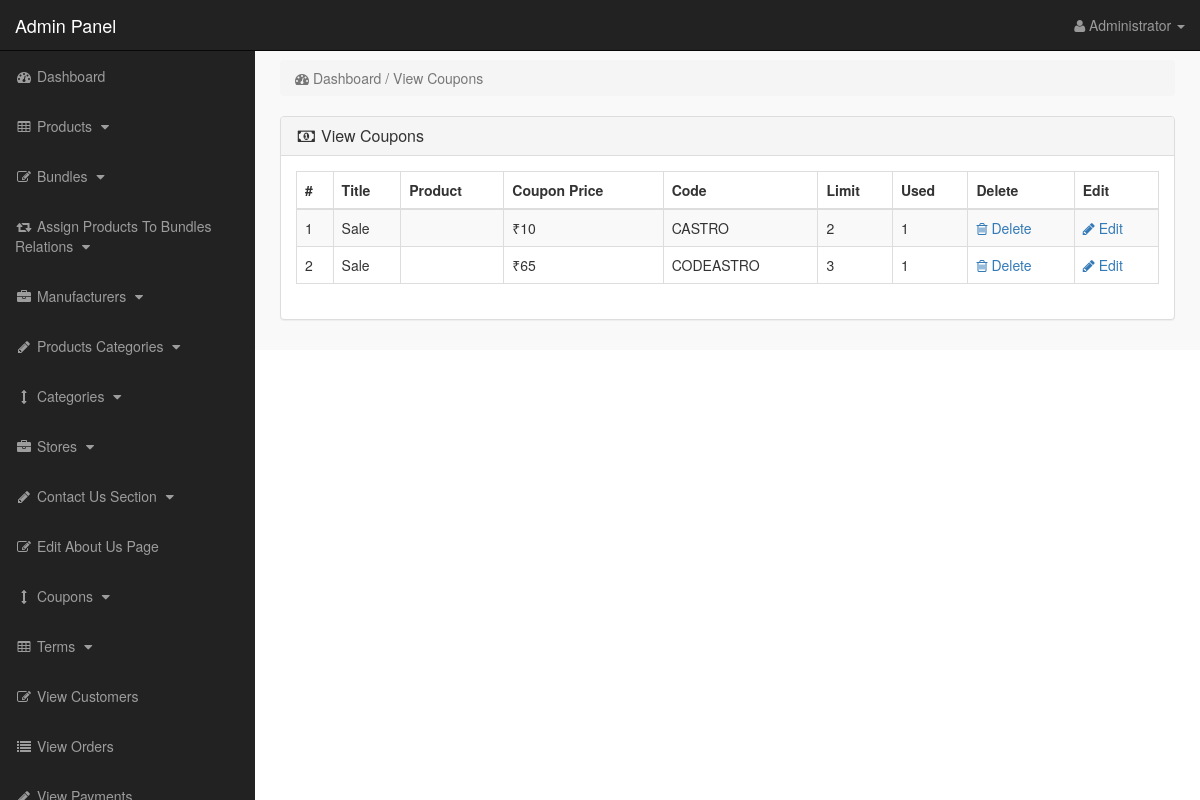
/admin_area/index.php?view_coupons (signed in), run on the app's committed database.
### tables this page shows
CREATE TABLE `coupons` (
  `coupon_id` int(10) NOT NULL,
  `product_id` int(10) NOT NULL,
  `coupon_title` varchar(255) NOT NULL,
  `coupon_price` varchar(255) NOT NULL,
  `coupon_code` varchar(255) NOT NULL,
  `coupon_limit` int(100) NOT NULL,
  `coupon_used` int(100) NOT NULL
);

### admin_area/view_coupons.php (the view)
<?php
if(!isset($_SESSION['admin_email'])){
echo "<script>window.open('login.php','_self')</script>";
}
else {
?>
<div class="row">
<div class="col-lg-12">
<ol class="breadcrumb">
<li class="active">
<i class="fa fa-dashboard"></i> Dashboard / View Coupons
</li>
</ol>
</div>
</div>
<div class="row" >
<div class="col-lg-12" >
<div class="panel panel-default">
<div class="panel-heading">
<h3 class="panel-title">
<i class="fa fa-money fa-fw"></i> View Coupons
</h3>
</div>
<div class="panel-body">
<div class="table-responsive">
<table class="table table-bordered table-hover table-striped">
<thead>
<tr>
<th>#</th>
<th>Title  </th>
<th>Product  </th>
<th>Coupon Price  </th>
<th>Code  </th>
<th>Limit  </th>
<th>Used  </th>
<th>Delete  </th>
<th>Edit  </th>
</tr>
</thead>
<tbody>
<?php
$i = 0;
$get_coupons = "select * from coupons";
$run_coupons = mysqli_query($con,$get_coupons);
while($row_coupons = mysqli_fetch_array($run_coupons)){
$coupon_id = $row_coupons['coupon_id'];
$product_id = $row_coupons['product_id'];
$coupon_title = $row_coupons['coupon_title'];
$coupon_price = $row_coupons['coupon_price'];
$coupon_code = $row_coupons['coupon_code'];
$coupon_limit = $row_coupons['coupon_limit'];
$coupon_used = $row_coupons['coupon_used'];
$get_products = "select * from products where product_id='$product_id'";
$run_products = mysqli_query($con,$get_products);
$row_products = mysqli_fetch_array($run_products);
$product_title = $row_products['product_title'];
$i++;
?>
<tr>
<td><?php echo $i; ?></td>
<td><?php echo $coupon_title; ?></td>
<td><?php echo $product_title; ?></td>
<td><?php echo "₹$coupon_price"; ?></td>
<td><?php echo $coupon_code; ?></td>
<td><?php echo $coupon_limit; ?></td>
<td><?php echo $coupon_used; ?></td>
<td>
<a href="index.php?delete_coupon=<?php echo $coupon_id; ?>">
<i class="fa fa-trash-o"></i> Delete
</a>
</td>
<td>
<a href="index.php?edit_coupon=<?php echo $coupon_id; ?>">
<i class="fa fa-pencil"></i> Edit
</a>
</td>
</tr>
<?php } ?>
</tbody>
</table>
</div>
</div>
</div>
</div>
</div>
<?php } ?>

### admin_area/includes/sidebar.php (shortened to what this page needs)
<?php
if(!isset($_SESSION['admin_email'])){
echo "<script>window.open('login.php','_self')</script>";
}
else {
?>
<nav class="navbar navbar-inverse navbar-fixed-top" >
<div class="navbar-header" >
<a class="navbar-brand" href="index.php?dashboard" >Admin Panel</a>
</div>
<ul class="nav navbar-right top-nav" >
<li class="dropdown" >
<a href="#" class="dropdown-toggle" data-toggle="dropdown" >
<i class="fa fa-user" ></i>
<?php echo $admin_name; ?> <b class="caret" ></b>
</a>
</li>
</ul>
<div class="collapse navbar-collapse navbar-ex1-collapse">
<ul class="nav navbar-nav side-nav">
<li>
<a href="index.php?dashboard">
<i class="fa fa-fw fa-dashboard"></i> Dashboard
</a>
</li>
<li>
<a href="#" data-toggle="collapse" data-target="#products">
<i class="fa fa-fw fa-table"></i> Products
<i class="fa fa-fw fa-caret-down"></i>
</a>
</li>
<li>
<a href="#" data-toggle="collapse" data-target="#bundles">
<i class="fa fa-fw fa-edit"></i> Bundles
<i class="fa fa-fw fa-caret-down"></i>
</a>
</li>
<li>
<a href="#" data-toggle="collapse" data-target="#relations">
<i class="fa fa-fw fa-retweet"></i> Assign Products To Bundles Relations
<i class="fa fa-fw fa-caret-down"></i>
</a>
</li>
<li>
<a href="#" data-toggle="collapse" data-target="#manufacturers">
<i class="fa fa-fw fa-briefcase"></i> Manufacturers
<i class="fa fa-fw fa-caret-down"></i>
</a>
</li>
<li>
<a href="#" data-toggle="collapse" data-target="#p_cat">
<i class="fa fa-fw fa-pencil"></i> Products Categories
<i class="fa fa-fw fa-caret-down"></i>
</a>
</li>
<li>
<a href="#" data-toggle="collapse" data-target="#cat">
<i class="fa fa-fw fa-arrows-v"></i> Categories
<i class="fa fa-fw fa-caret-down"></i>
</a>
</li>
<li>
<a href="#" data-toggle="collapse" data-target="#store">
<i class="fa fa-fw fa-briefcase"></i> Stores
<i class="fa fa-fw fa-caret-down"></i>
</a>
</li>
<li>
<a href="#" data-toggle="collapse" data-target="#contact_us">
<i class="fa fa-fw fa-pencil"> </i> Contact Us Section
<i class="fa fa-fw fa-caret-down"></i>
</a>
</li>
<li>
<a href="index.php?edit_about_us">
<i class="fa fa-fw fa-edit"></i> Edit About Us Page
</a>
</li>
<li>
<a href="#" data-toggle="collapse" data-target="#coupons">
<i class="fa fa-fw fa-arrows-v"></i> Coupons
<i class="fa fa-fw fa-caret-down"></i>
</a>
</li>
<li>
<a href="#" data-toggle="collapse" data-target="#terms" >
<i class="fa fa-fw fa-table"></i> Terms
<i class="fa fa-fw fa-caret-down"></i>
</a>
</li>
<li>
<a href="index.php?view_customers">
<i class="fa fa-fw fa-edit"></i> View Customers
</a>
</li>
<li>
<a href="index.php?view_orders">
<i class="fa fa-fw fa-list"></i> View Orders
</a>
</li>
<li>
<a href="index.php?view_payments">
<i class="fa fa-fw fa-pencil"></i> View Payments
</a>
</li>
</ul>
</div>
</nav>
<?php } ?>

### admin_area/css/style.css (style rules this page uses)
body { margin-top:100px; }
@media (min-width: 768px) { body { margin-top:50px; } }
.top-nav { padding:0 15px; }
.top-nav>li { display:inline-block; float:left; }
.top-nav>li>a { padding-top:15px; padding-bottom:15px; line-height:20px; color:#999; }
@media (min-width: 768px) { .side-nav { position:fixed; top:51px; width:255px; border-radius:0; overflow-y:auto; background-color: #222; bottom:0; overflow-x:hidden; padding-bottom:40px; } }
@media (min-width: 768px) { .side-nav>li>a { width:255px; } }
.panel-body { border-radius:5px; }

### data on the page
coupons: coupon_title "Sale", coupon_price "10", coupon_code "CASTRO", coupon_limit "2", coupon_used "1"
coupons: coupon_title "Sale", coupon_price "65", coupon_code "CODEASTRO", coupon_limit "3", coupon_used "1"

### other printed values
$admin_name "Administrator"
